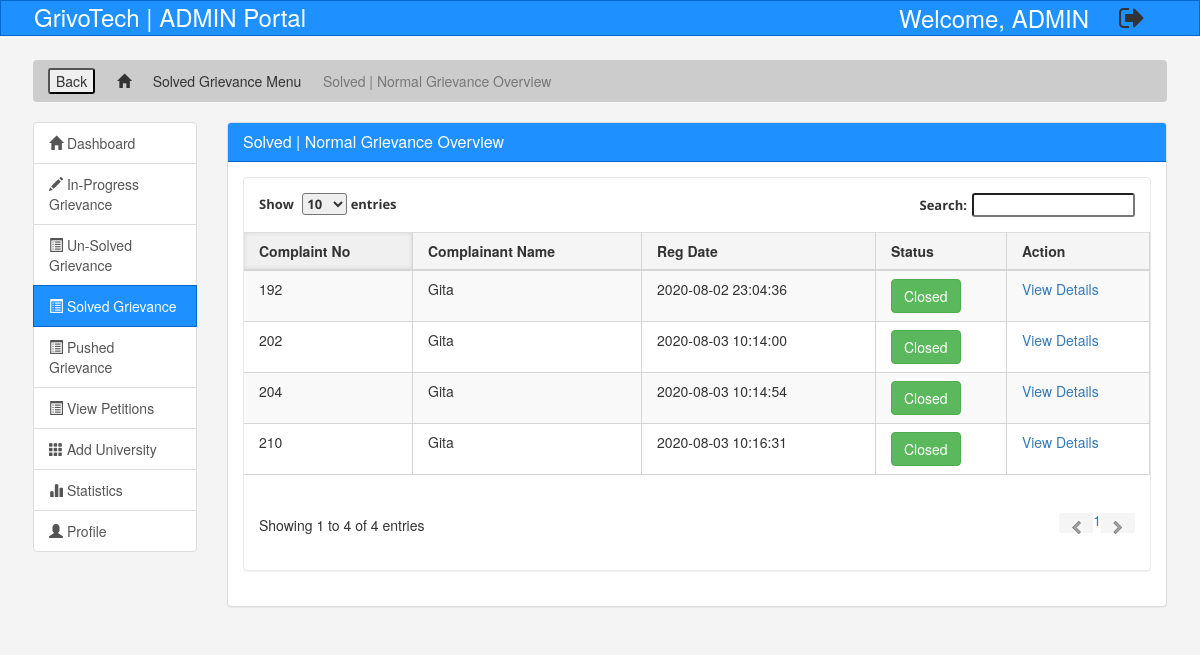
The page /sih3/admin/AdminsolvedGrievance.php (signed in) on the database its author committed.
### tables this page shows
CREATE TABLE `complain` (
  `complaintNumber` int(11) NOT NULL,
  `userId` int(11) DEFAULT NULL,
  `grievanceId` int(11) DEFAULT NULL,
  `complain` mediumtext DEFAULT NULL,
  `proof` varchar(255) DEFAULT NULL,
  `isAnonymous` int(11) DEFAULT NULL,
  `regDate` timestamp NULL DEFAULT current_timestamp(),
  `status` varchar(30) DEFAULT NULL,
  `lastUdationDate` timestamp NULL DEFAULT NULL ON UPDATE current_timestamp(),
  `isGroupComplaint` tinyint(1) NOT NULL
);

CREATE TABLE `student` (
  `student_id` int(11) NOT NULL,
  `name` varchar(30) NOT NULL,
  `email` varchar(40) NOT NULL,
  `password` varchar(100) NOT NULL,
  `mobile` varchar(10) NOT NULL,
  `aadhar` varchar(16) NOT NULL,
  `college` int(11) DEFAULT NULL,
  `course` varchar(25) NOT NULL,
  `branch` varchar(45) NOT NULL,
  `start` varchar(10) NOT NULL,
  `end` int(10) NOT NULL,
  `city` varchar(25) NOT NULL,
  `state` varchar(25) NOT NULL,
  `registration` int(50) NOT NULL,
  `userImage` varchar(255) DEFAULT NULL,
  `regDate` timestamp NOT NULL DEFAULT current_timestamp(),
  `updationDate` timestamp NULL DEFAULT NULL ON UPDATE current_timestamp(),
  `status` int(1) DEFAULT NULL
);

### sih3/admin/AdminsolvedGrievance.php (the view, shortened to what this page needs)
<?php
include('../include/db.php');
if(strlen($_SESSION['alogin'])==0)
	{
header('location:adminlogin.php');
}
else{
?>
<!DOCTYPE html>
<html lang="en">
<head>
	<link type="text/css" href="bootstrap/css/bootstrap.min.css" rel="stylesheet">
	<link type="text/css" href="bootstrap/css/bootstrap-responsive.min.css" rel="stylesheet">
	<link href="css/theme.css" rel="stylesheet">
	<link type="text/css" href="images/icons/css/font-awesome.css" rel="stylesheet">
	<link href="assets/css/bootstrap.min.css" rel="stylesheet">
	<link rel="stylesheet" href="https://cdnjs.cloudflare.com/ajax/libs/font-awesome/4.7.0/css/font-awesome.min.css">
	<link rel="stylesheet" href="assets/css/style.css">
</head>
<body>
	<?php include('include/header.php'); ?>
	<section id="breadcrumb">
		<div class="container" style="margin-top: 2% ; width: 97%;">
			<ol class="breadcrumb">
				<li><input type="button" value="Back" onclick="history.go(-1)"></li>
			 	<li><a href="index.php"><span class="glyphicon glyphicon-home" aria-hidden="true"></span></a></li>
			 	<li><a href="solvedGrievanceSection.php" style="text-decoration: none;">Solved Grievance Menu</a></li>
			 	<li class="active">Solved | Normal Grievance Overview</li>
			</ol>
		</div>
	</section>
	<section id="main">
		<div class="container" style="width: 97%;">
			<div class="row">
				<div class="col-md-2">
					<div class="list-group">
						<a href="index.php" class="list-group-item"><span class="glyphicon glyphicon-home" aria-hidden="true"></span> Dashboard</a>
						<a href="reviewGrievanceSection.php" class="list-group-item"><span class="glyphicon glyphicon-pencil" aria-hidden="true"></span> In-Progress Grievance <span class="badge"></span></a>
						<a href="unsolvedGrievanceSection.php" class="list-group-item"><span class="glyphicon glyphicon-list-alt" aria-hidden="true"></span> Un-Solved Grievance <span class="badge"></span></a>
						<a href="solvedGrievanceSection.php" class="list-group-item active main-color-bg"><span class="glyphicon glyphicon-list-alt" aria-hidden="true"></span> Solved Grievance <span class="badge"></span></a>
						<a href="pushF.php" class="list-group-item"><span class="glyphicon glyphicon-list-alt" aria-hidden="true"></span> Pushed Grievance <span class="badge"></span></a>
<a href="petitions.php" class="list-group-item"><span class="glyphicon glyphicon-list-alt" aria-hidden="true"></span> View Petitions <span class="badge"></span></a>
						<a href="addUniv.php" class="list-group-item"><span class="glyphicon glyphicon-th" aria-hidden="true"></span> Add University</a>
						<a href="stats.php" class="list-group-item"><span class="glyphicon glyphicon-stats" aria-hidden="true"></span> Statistics</a>
						<a href="profile.php" class="list-group-item"><span class="glyphicon glyphicon-user" aria-hidden="true"></span> Profile</a>
					</div>
				</div>
				<div class="col-md-10">
					<div class="panel panel-default">
						<div class="panel-heading main-color-bg">
							<h3 class="panel-title">Solved | Normal Grievance Overview</h3>
						</div>
<div class="panel-body" style="min-height: 400px;">
					<div class="content">
	<div class="module">
							<div class="module-body table">
								<table cellpadding="0" cellspacing="0" border="0" class="datatable-1 table table-bordered table-striped	 display" >
									<thead>
										<tr>
											<th>Complaint No</th>
											<th>Complainant Name</th>
											<th>Reg Date</th>
											<th>Status</th>
											<th>Action</th>
										</tr>
									</thead>
<tbody>
<?php
$status="closed";
$query=mysqli_query($db,"select complain.*,student.name as name from complain join student on student.student_id=complain.userId where complain.status='$status' ");
while($row=mysqli_fetch_array($query))
{
?>
										<tr>
											<td><?php echo htmlentities($row['complaintNumber']);?></td>
											<td><?php echo htmlentities($row['name']);?></td>
											<td><?php echo htmlentities($row['regDate']);?></td>
											<td><button type="button" class="btn btn-success">Closed</button></td>
											<td>   <a href="complaint-details.php?cid=<?php echo htmlentities($row['complaintNumber']);?>"> View Details</a>
											</td>
											</tr>
										<?php  } ?>
										</tbody>
								</table>
							</div>
						</div>
					</div>
 </div>
					</div>
				</div>
			</div>
		</div>
	</section>
</body>
</html>
<?php } ?>

### sih3/admin/assets/css/style.css (style rules this page uses)
body { background: #f4f4f4; }
.main-color-bg { background-color: #1e90ff !important; border-color: #0066cc !important; color: #ffffff !important; }
.breadcrumb { background: #cccccc; color: #333333; }
.breadcrumb a { color: #333333; }

### rows shown on the page
complain: complaintNumber "192", userId.name "Gita", regDate "2020-08-02 23:04:36"
complain: complaintNumber "202", userId.name "Gita", regDate "2020-08-03 10:14:00"
complain: complaintNumber "204", userId.name "Gita", regDate "2020-08-03 10:14:54"
complain: complaintNumber "210", userId.name "Gita", regDate "2020-08-03 10:16:31"
